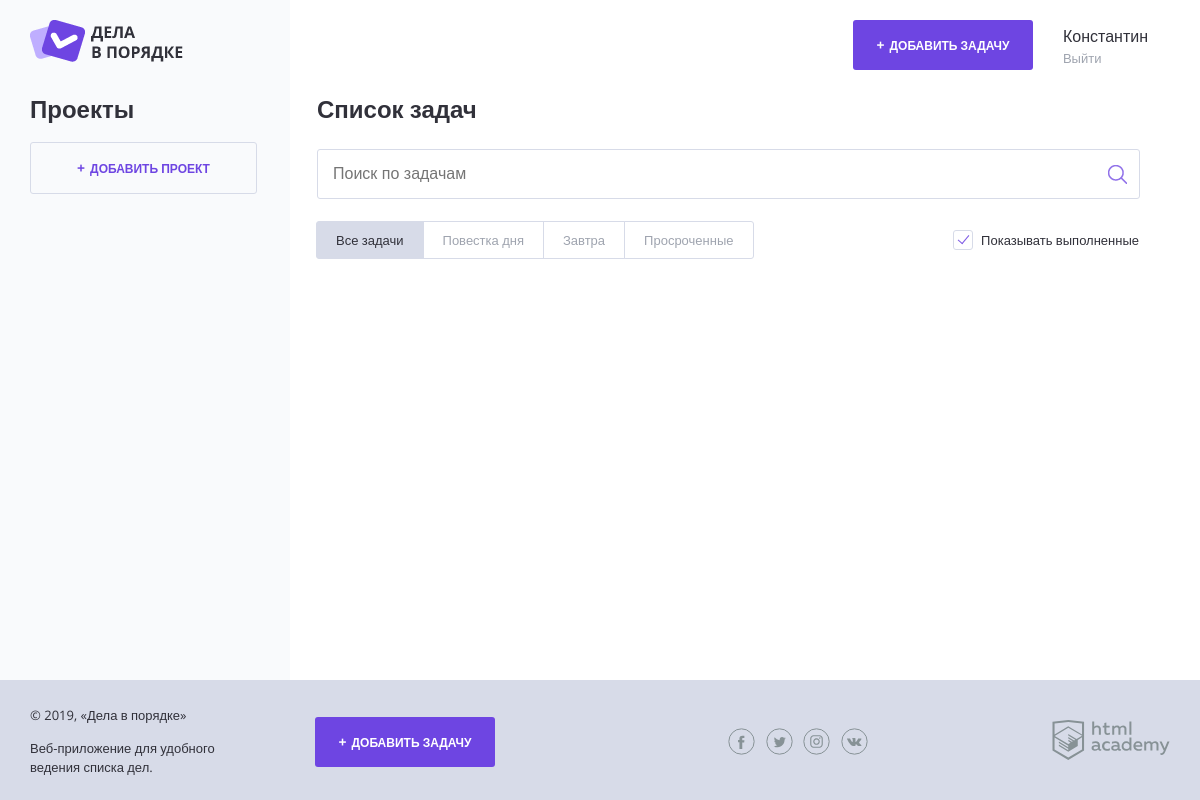
Before: / with the older database file.
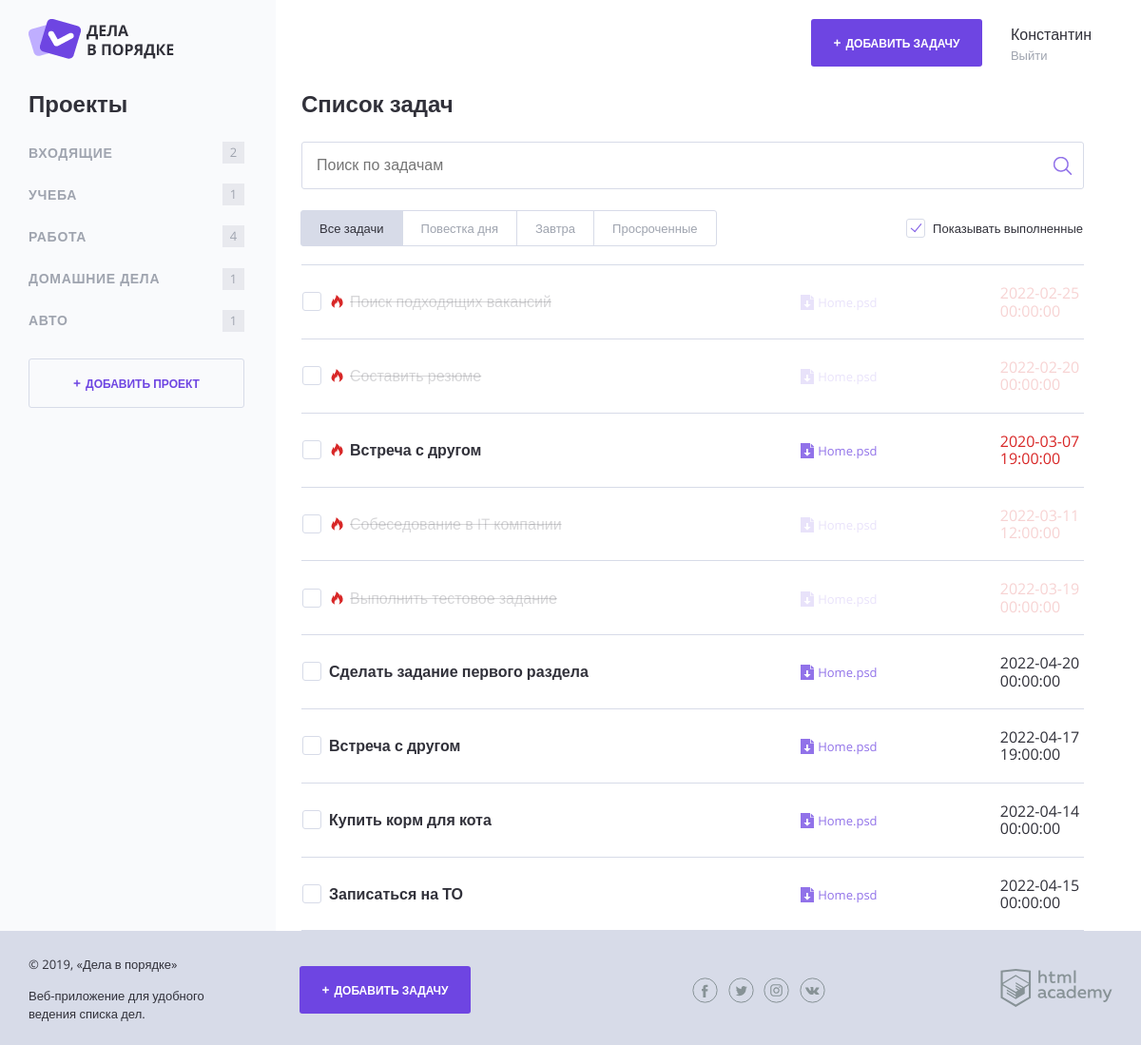
After: the same page with the newer database file.
### tables this page shows
CREATE TABLE projects (
    project_id INT PRIMARY KEY AUTO_INCREMENT,
    user_id INT NOT NULL,
    project_name VARCHAR(30) NOT NULL,
    FOREIGN KEY (user_id) REFERENCES users (user_id)
);

CREATE TABLE tasks (
    task_id INT PRIMARY KEY AUTO_INCREMENT,
    user_id INT NOT NULL,
    project_id INT NOT NULL,
    task_name VARCHAR(50) NOT NULL,
    task_date_create DATETIME NOT NULL,
    task_status TINYINT DEFAULT 0 check (task_status in (0, 1)),
    task_file VARCHAR(255) UNIQUE,
    task_deadline DATETIME,
    FOREIGN KEY (user_id) REFERENCES users (user_id),
    FOREIGN KEY (project_id) REFERENCES projects (project_id)
);

### helpers.php (called while the page is built, shortened)
<?php
function include_template($name, array $data = []) {
    $name = 'templates/' . $name;
    extract($data);
    require $name;
    $result = ob_get_clean();
    return $result;
}
function count_tasks_in_project(array $tasks, $project) {
    $count = 0;
    foreach ($tasks as $task) {
        if($task['project_name'] == $project) {
            $count++;
        }
    }
    return $count;
}

### init.php (called while the page is built, shortened)
<?php
require_once('helpers.php');
$content = '';

### templates/main.php (the view, shortened to what this page needs)
<section class="content__side">
    <h2 class="content__side-heading">Проекты</h2>
    <nav class="main-navigation">
        <ul class="main-navigation__list">
            <?php foreach ($projects as $project): $project = $project['project_name']?>
            <li class="main-navigation__list-item">
                <a class="main-navigation__list-item-link" href="#"><?= htmlspecialchars($project); ?></a>
                <span class="main-navigation__list-item-count"><?= count_tasks_in_project($tasks, $project); ?></span>
            </li>
            <?php endforeach;?>
        </ul>
    </nav>
    <a class="button button--transparent button--plus content__side-button"
    href="pages/form-project.html" target="project_add">Добавить проект</a>
</section>
<main class="content__main">
    <h2 class="content__main-heading">Список задач</h2>
    <form class="search-form" action="index.php" method="post" autocomplete="off">
        <input class="search-form__input" type="text" name="" value="" placeholder="Поиск по задачам">
        <input class="search-form__submit" type="submit" name="" value="Искать">
    </form>
    <div class="tasks-controls">
        <nav class="tasks-switch">
            <a href="/" class="tasks-switch__item tasks-switch__item--active">Все задачи</a>
            <a href="/" class="tasks-switch__item">Повестка дня</a>
            <a href="/" class="tasks-switch__item">Завтра</a>
            <a href="/" class="tasks-switch__item">Просроченные</a>
        </nav>
        <label class="checkbox">
            <span class="checkbox__text">Показывать выполненные</span>
         </label>
    </div>
    <table class="tasks">
        <?php foreach ($tasks as $key => $task): ?>
            <tr class="tasks__item task <?php if($task['task_status']) echo 'task--completed'; ?> <?php if(!empty($task['task_deadline']) && strtotime($task['task_deadline']) < strtotime("now + 24 hours")) echo 'task--important'; ?>">
            <td class="task__select">
                <label class="checkbox task__checkbox">
                    <span class="checkbox__text"><?= htmlspecialchars($task['task_name']); ?></span>
                </label>
            </td>
            <td class="task__file">
                <a class="download-link" href="#">Home.psd</a>
            </td>
            <td class="task__date"><?= $task['task_deadline'] ?></td>
            </tr>
        <?php endforeach;?>
    </table>
</main>

### templates/layout.php (shortened to what this page needs)
<!DOCTYPE html>
<html lang="ru">
<head>
    <link rel="stylesheet" href="css/normalize.css">
    <link rel="stylesheet" href="css/style.css">
    <link rel="stylesheet" href="css/flatpickr.min.css">
</head>
<body>
<div class="page-wrapper">
    <div class="container container--with-sidebar">
        <header class="main-header">
            <a href="/">
                <img src="img/logo.png" width="153" height="42" alt="Логотип Дела в порядке">
            </a>
            <div class="main-header__side">
                <a class="main-header__side-item button button--plus open-modal" href="pages/form-task.html">Добавить задачу</a>
                <div class="main-header__side-item user-menu">
                    <div class="user-menu__data">
                        <p>Константин</p>
                        <a href="#">Выйти</a>
                    </div>
                </div>
            </div>
        </header>
        <div class="content">
            <?= $content; ?>
        </div>
    </div>
</div>
<footer class="main-footer">
    <div class="container">
        <div class="main-footer__copyright">
            <p>© 2019, «Дела в порядке»</p>
            <p>Веб-приложение для удобного ведения списка дел.</p>
        </div>
        <a class="main-footer__button button button--plus" href="pages/form-task.html">Добавить задачу</a>
        <div class="main-footer__social social">
            <a class="social__link social__link--facebook" href="#">
            </a>
            <a class="social__link social__link--twitter" href="#">
            </a>
            <a class="social__link social__link--instagram" href="#">
            </a>
            <a class="social__link social__link--vkontakte" href="#">
            </a>
        </div>
        <div class="main-footer__developed-by">
            <a href="https://htmlacademy.ru/intensive/php">
                <img src="img/htmlacademy.svg" alt="HTML Academy" width="118" height="40">
            </a>
        </div>
    </div>
</footer>
</body>
</html>

### index.php (shortened to what this page needs)
<?php
require_once('init.php');
$user = intval(4);
$show_complete_tasks = rand(0, 1);
$sql = "SELECT project_name FROM projects WHERE user_id = ? ORDER BY project_id";
$stmt = mysqli_prepare($link, $sql);
mysqli_stmt_bind_param($stmt, 'i', $user);
mysqli_stmt_execute($stmt);
$result = mysqli_stmt_get_result($stmt);
$projects = mysqli_fetch_all($result, MYSQLI_ASSOC);
$sql = "SELECT task_name, task_deadline, project_name, task_status FROM tasks "
     . "INNER JOIN projects ON tasks.project_id = projects.project_id "
     . "WHERE tasks.user_id = ? ORDER BY task_date_create";
$stmt = mysqli_prepare($link, $sql);
mysqli_stmt_bind_param($stmt, 'i', $user);
mysqli_stmt_execute($stmt);
$result = mysqli_stmt_get_result($stmt);
$tasks = mysqli_fetch_all($result, MYSQLI_ASSOC);
$main_content = include_template('main.php', [
    'projects' => $projects,
    'tasks' => $tasks,
    'show_complete_tasks' => $show_complete_tasks
]);
$layout_content = include_template('layout.php', [
    'content' => $main_content,
    'title' => 'Дела в порядке'
]);
print($layout_content);

Changed rows visible on the page:
added projects: project_name "ВХОДЯЩИЕ", project_name "2"
added projects: project_name "УЧЕБА", project_name "1"
added projects: project_name "РАБОТА", project_name "4"
added projects: project_name "ДОМАШНИЕ ДЕЛА", project_name "1"
added projects: project_name "АВТО", project_name "1"
added tasks: task_name "Поиск подходящих вакансий", task_deadline "2022-02-25 00:00:00", task_status 1 (drawn)
added tasks: task_name "Составить резюме", task_deadline "2022-02-20 00:00:00", task_status 1 (drawn)
added tasks: task_name "Встреча с другом", task_deadline "2020-03-07 19:00:00"
added tasks: task_name "Собеседование в IT компании", task_deadline "2022-03-11 12:00:00", task_status 1 (drawn)
added tasks: task_name "Выполнить тестовое задание", task_deadline "2022-03-19 00:00:00", task_status 1 (drawn)
added tasks: task_name "Сделать задание первого раздела", task_deadline "2022-04-20 00:00:00"
added tasks: task_name "Встреча с другом", task_deadline "2022-04-17 19:00:00"
added tasks: task_name "Купить корм для кота", task_deadline "2022-04-14 00:00:00"
added tasks: task_name "Записаться на ТО", task_deadline "2022-04-15 00:00:00"
